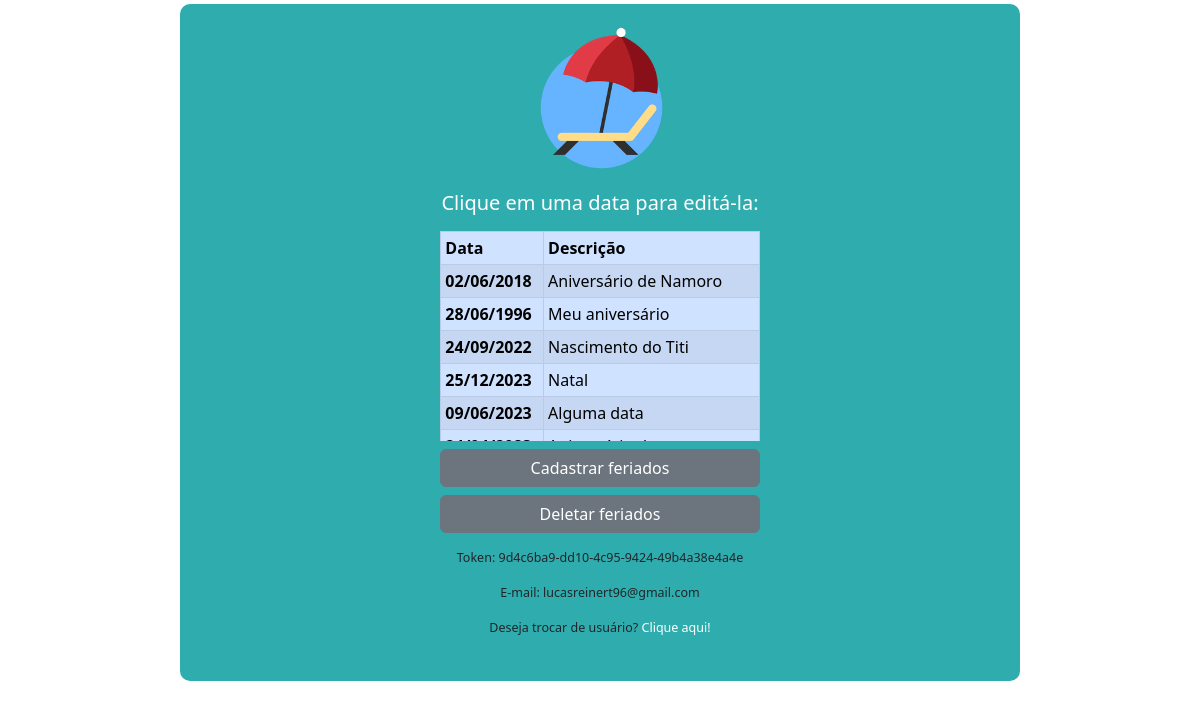
The app's page /users/ (signed in), older data.
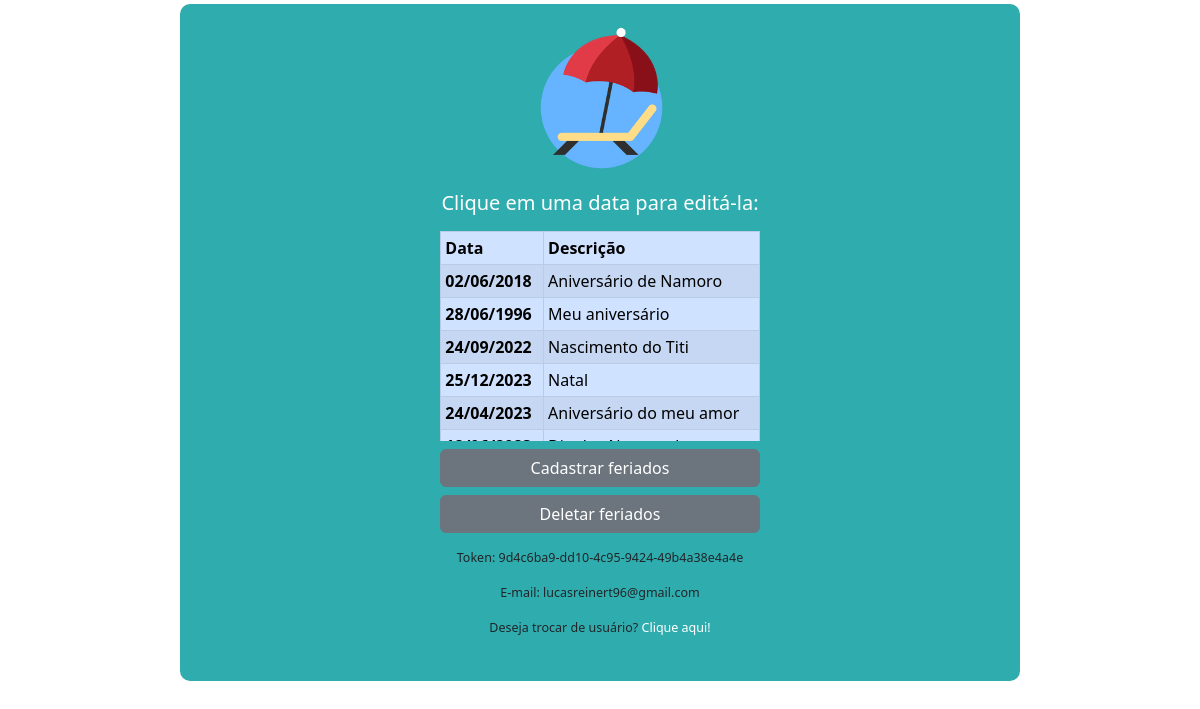
The same page, newer data.
### datas/models.py (models this page shows, shortened)
class Feriados(models.Model):
    usuario = models.ForeignKey(CustomUser, on_delete=models.CASCADE)
    data = models.DateField()
    description = models.CharField(max_length=200, default='Não especificado')
    class Meta:
        db_table = 'tb_feriados'

### users/views.py (the view)
# urls.py: path('', views.index, name='index'),
def index(request):
    if request.user.is_authenticated:
        listar_datas = request.user.feriados_set.all()
        quantidade_datas = listar_datas.count()
        context = {
            'listar_datas': listar_datas,
            'quantidade_datas': quantidade_datas
        }
        return render(request, 'inicio/index.html', context=context)
    else:
        return render(request, 'inicio/index.html')

### users/templates/inicio/index.html (shortened to what the changed rows need)
{% extends 'base.html' %}
{% block content %}
{% load static %}
<div class="container mt-1 mb-1" style="width: 70%; background-color: #2FACAE; padding: 20px; border-radius: 10px">
    {% if not user.is_authenticated %}
        <div class="row justify-content-center">
            <div class="col-md-5 mb-1 align-self-center text-center">
                <h5>Atenção!</h5>
            </div>
        </div>
        <div class="row justify-content-center">
            <div class="col-md-5 mb-2 align-self-center text-center">
                <h5>Você não está <strong>logado!</strong></h5>
            </div>
        </div>
        <div class="row justify-content-center">
            <div class="col-md-5 mb-2 align-self-center text-center">
                <p>Para realizar o login: <a href="{% url 'login' %}">Clique aqui!</a></p>
            </div>
        </div>
    {% else %}
        {% if quantidade_datas == 0 %}
            <div class="row justify-content-center">
                <div class="col-md-5 mb-2 align-self-center text-center">
                    <h5>Ainda não há datas cadastradas</h5>
                </div>
            </div>
        {% else %}
            <div class="row justify-content-center">
                <div class="col-md-5 mb-2 overflow-auto" style="max-height: 210px">
                    <table class="table table-sm table-striped table-primary table-hover table-bordered">
                        <thead>
                            <tr>
                                <th scope="col">Data</th>
                                <th scope="col">Descrição</th>
                            </tr>
                        </thead>
                        <tbody>
                        {% for data in listar_datas %}
                            <tr onclick="window.location='{% url 'datas:editar_feriados' data.pk %}';">
                                <th scope="row">{{ data.data| date:"d/m/Y" }}</th>
                                <td>{{ data.description }}</td>
                            </tr>
                        {% endfor %}
                        </tbody>
                    </table>
                </div>
            </div>
        {% endif %}
    {% endif %}
</div>
{% endblock %}

Row changes from the older to the newer data that the page shows:
removed Feriados: data "09/06/2023", description "Alguma data"
now on this page (row unchanged): Feriados: data "24/04/2023", description "Aniversário do meu amor"
